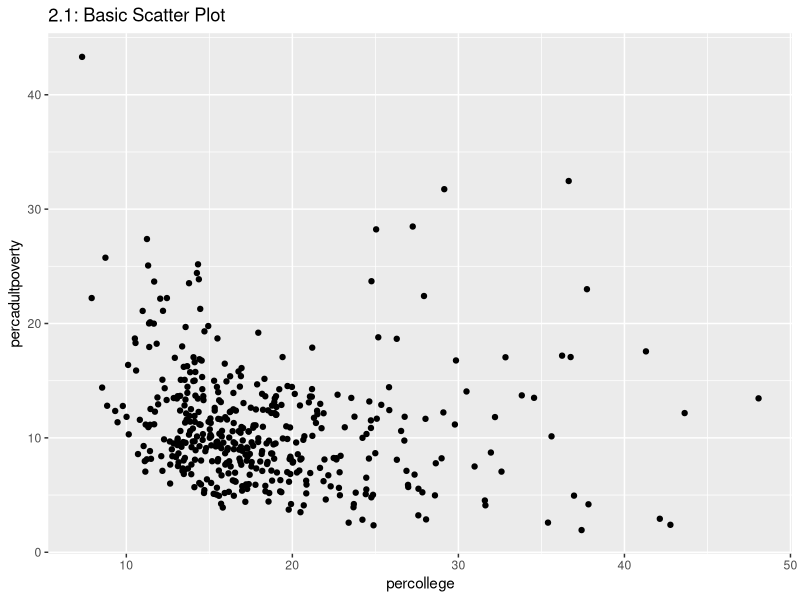
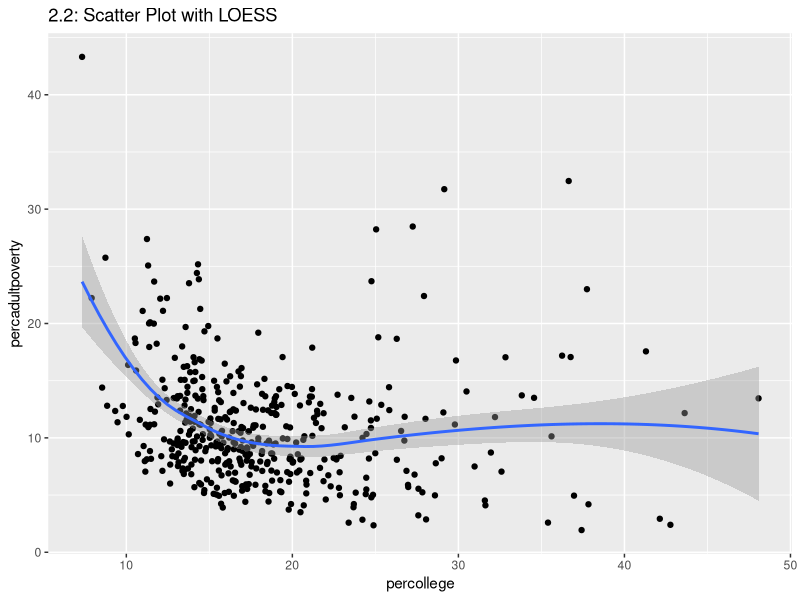
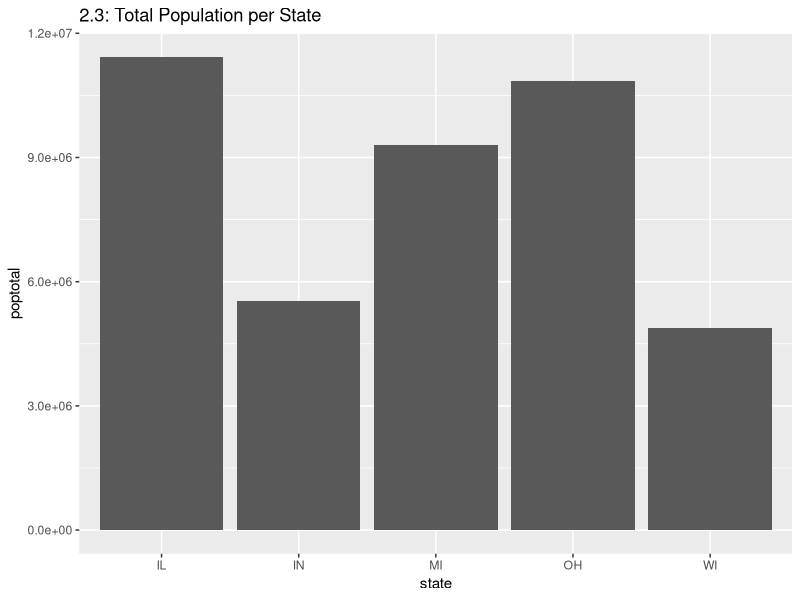
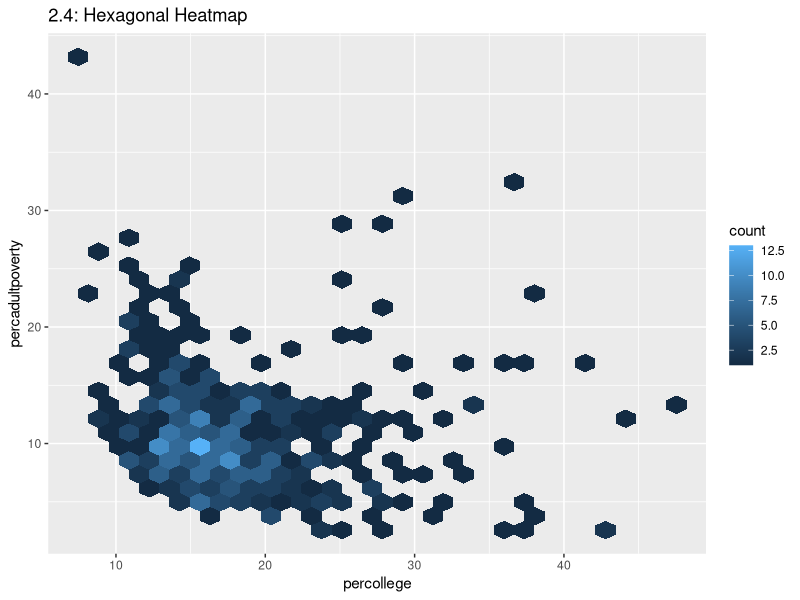
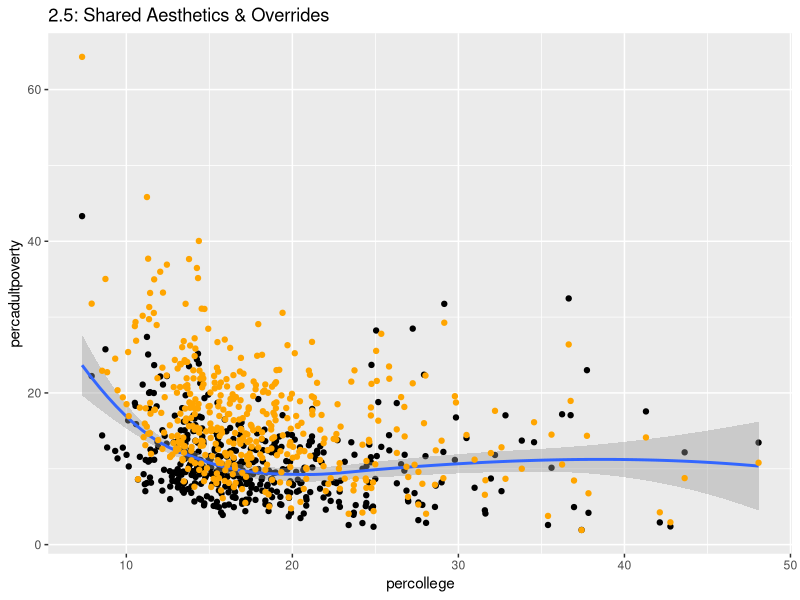
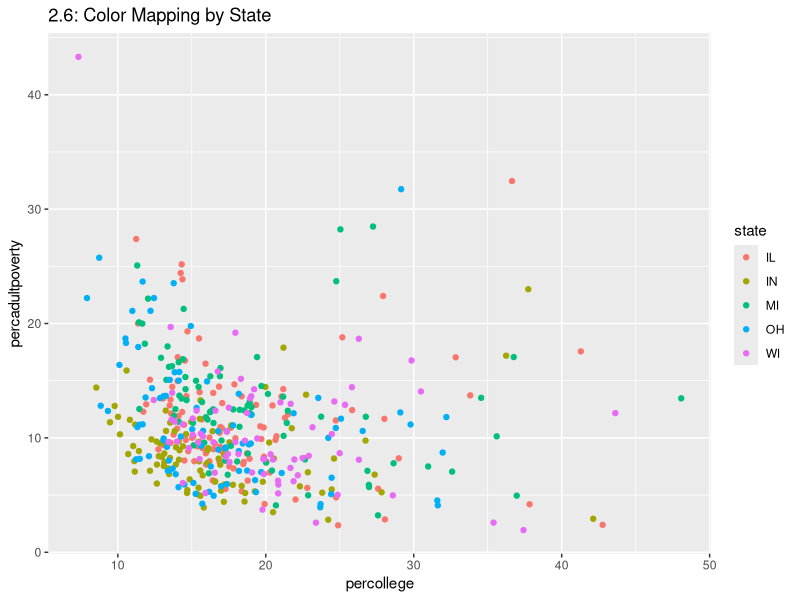
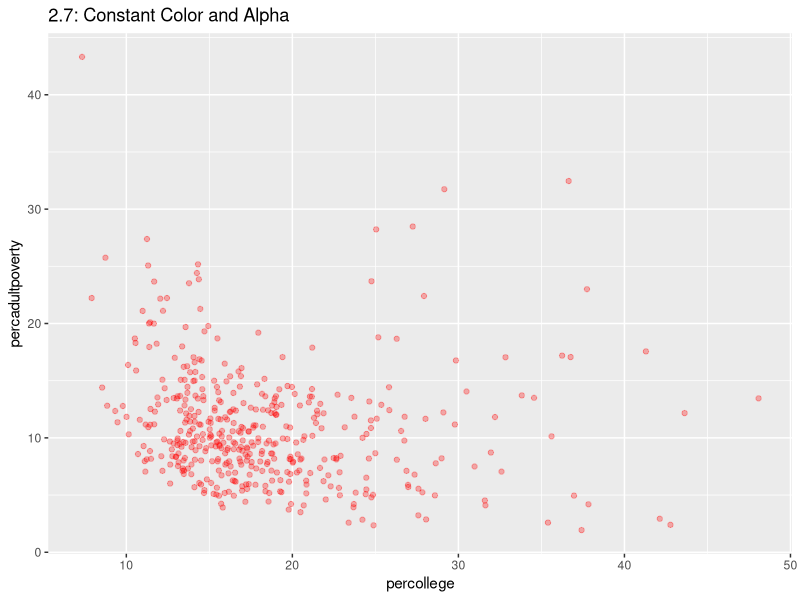

These figures' R source, in order:
# Created by Agrannya Singh (23BCE0965)
# Problem 44: Midwest Dataset Visualizations with ggplot2

if (!requireNamespace('ggplot2', quietly = TRUE)) install.packages('ggplot2')
library(ggplot2)

# --- Step 2.1: Scatter Plot — College Education vs Adult Poverty ----
ggplot(data = midwest) +
  geom_point(mapping = aes(x = percollege, y = percadultpoverty)) +
  labs(title = "2.1: Basic Scatter Plot")

# --- Step 2.2: Scatter Plot with LOESS Trend Line ----
ggplot(data = midwest) +
  geom_point(mapping = aes(x = percollege, y = percadultpoverty)) +
  geom_smooth(mapping = aes(x = percollege, y = percadultpoverty)) +
  labs(title = "2.2: Scatter Plot with LOESS")

# --- Step 2.3: Bar Chart — Total Population per State ----
ggplot(data = midwest) +
  geom_col(mapping = aes(x = state, y = poptotal)) +
  labs(title = "2.3: Total Population per State")

# --- Step 2.4: Hexagonal Heatmap ----
ggplot(data = midwest) +
  geom_hex(mapping = aes(x = percollege, y = percadultpoverty)) +
  labs(title = "2.4: Hexagonal Heatmap")

# --- Step 2.5: Shared Aesthetic Mappings (DRY principle) ----
ggplot(data = midwest,
       mapping = aes(x = percollege, y = percadultpoverty)) +
  geom_point() +
  geom_smooth() +
  geom_point(mapping = aes(y = percchildbelowpovert), color = "orange") +
  labs(title = "2.5: Shared Aesthetics & Overrides")

# --- Step 2.6: Color Mapping by State ----
ggplot(data = midwest) +
  geom_point(mapping = aes(x = percollege,
                            y = percadultpoverty,
                            color = state)) +
  labs(title = "2.6: Color Mapping by State")

# --- Step 2.7: Constant Color and Transparency ----
ggplot(data = midwest) +
  geom_point(mapping = aes(x = percollege, y = percadultpoverty),
             color = "red",
             alpha = 0.3) +
  labs(title = "2.7: Constant Color and Alpha")
